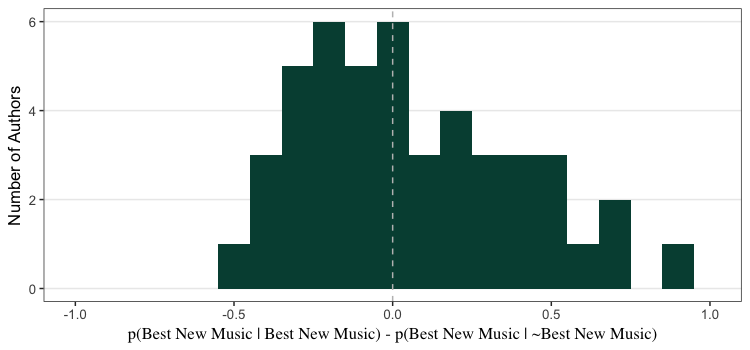

Generate this figure with R:
rm(list=ls())
# this.dir <- dirname(parent.frame(2)$ofile)
# setwd(this.dir)

# GOAL: see if p(bnm_{n} | borderline, author) changes as
# a function of p(bnm_{n-1} | author)

suppressMessages(library(tidyverse))

p4k_db = DBI::dbConnect(RSQLite::SQLite(),"../pitchfork.db")
reviews = tbl(p4k_db, "reviews")
years = tbl(p4k_db, "years")

# reviews that are not special cases (rre-relases, etc)
regular_reviews = years %>%
	group_by(reviewid) %>%
	summarise(maxyear = max(year), nyears = count(year)) %>%
	inner_join(select(reviews, reviewid, pub_year), by = 'reviewid') %>%
	filter(maxyear >= pub_year-1) %>%
	filter(nyears == 1) %>%
	collect %>% 
	.[['reviewid']]

all_reviews = reviews %>%
	filter(pub_weekday < 6) %>%
	filter(pub_date > '2003-01-14') %>%
	select(reviewid, score, pub_date, best_new_music, author)

borderline = all_reviews %>%
	filter(reviewid %in% regular_reviews) %>%
	filter(score > 8.0 & score <8.6)

authors = borderline %>%
	group_by(author) %>%
	summarise(overall_p = mean(best_new_music), n = count()) 
	# %>% filter(n > 5)

# collect and disconnect
all_reviews = collect(all_reviews)
borderline = collect(borderline)
authors = collect(authors)
DBI::dbDisconnect(p4k_db)

authorproc = function(row) {
	border = filter(borderline, author==row[['author']])
	out = t(apply(border, 1, borderproc))

	# p(bnm|bnm), p(bnm|reg)
	pbnm = mean(out[out[,1]==TRUE,2], na.rm=TRUE)
	preg = mean(out[out[,1]==FALSE,2], na.rm=TRUE)
	return (c(pbnm,preg))
}

borderproc = function(row) {
	prev_review = all_reviews %>%
		filter(author==row[['author']]) %>%
		filter(pub_date<row[['pub_date']]) %>%
		arrange(desc(pub_date)) %>%
		filter(pub_date==max(pub_date)) 

	if (dim(prev_review)[1] == 0) out = NA
	else out = any(prev_review$best_new_music)

	# returns previous best new music, current best new music
	return(c(out, row[['best_new_music']]==1))

}

# compute relevant stats
# authors = authors[1:5,]
proportions = apply(authors, 1, authorproc)

authors = authors %>%
	mutate(prev_bnm = proportions[1,] ) %>%
	mutate(prev_reg = proportions[2,] ) %>%
	mutate(pdiff = prev_bnm - prev_reg ) %>%
	filter(!is.na(pdiff)) %>%
	select(pdiff, prev_reg, prev_bnm)

print(authors)
print(summary(authors))
print(t.test(authors$pdiff,mu=0))
plot = ggplot(authors, aes(pdiff)) + 
	geom_histogram(binwidth = 0.1, center = 0, fill="#004D40") +
	geom_vline(xintercept = 0, color = 'gray', linetype = 'dashed') + 
	xlab("p(Best New Music | Best New Music) - p(Best New Music | ~Best New Music)") +
	ylab("Number of Authors") +
	scale_x_continuous(limits = c(-1, 1)) +
	theme_bw(base_size = 12) +
	theme(
	  	panel.grid.minor.y = element_blank(),
	  	panel.grid.minor.x = element_blank(),
	  	panel.grid.major.x = element_blank(),
	  	axis.title.x = element_text(family='serif')) 

# set up save params, save as svg and png
args = list(
	plot = plot,  
	width = 7.5, 
	height = 3.5, 
	units = 'in'
)
for (ext in c('png','svg')) {
	fname = paste0('borderline-bnm-prev-bnm.',ext)
	curr_args = c(fname, args)	
	if (ext=='png') curr_args = c(curr_args, list(dpi = 100))	
	do.call(ggsave, curr_args)
}
